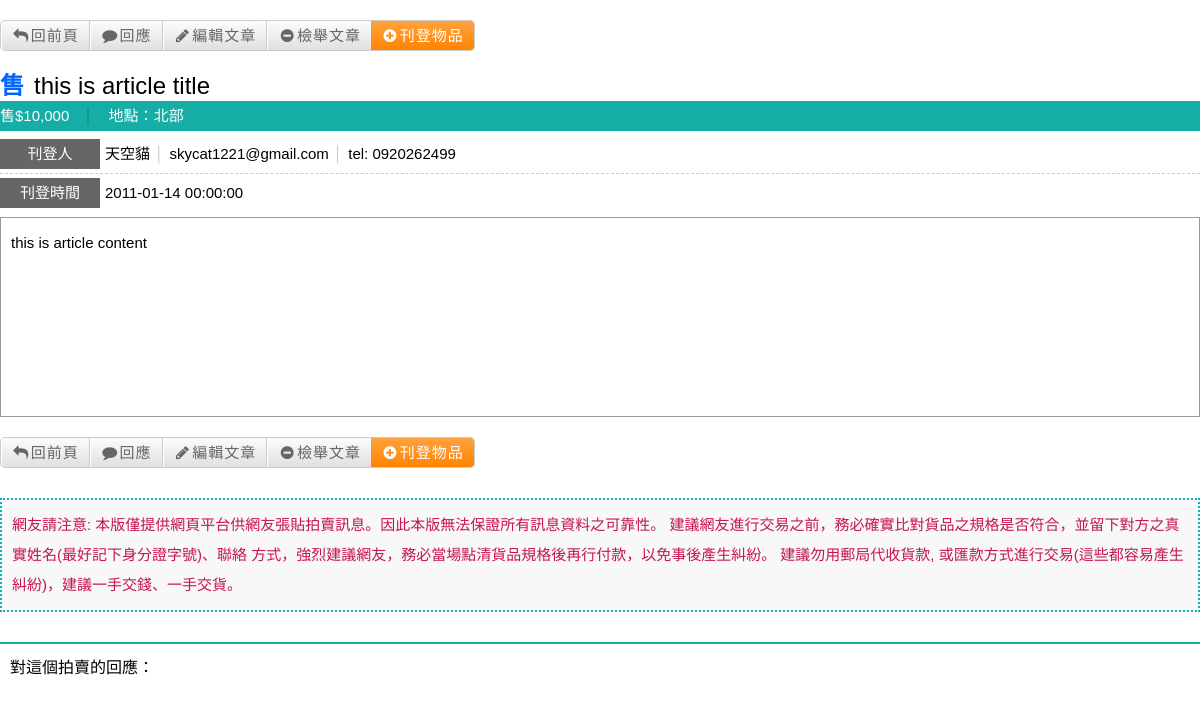
/sh_article.php?article_id=1, run on an earlier commit of the app's database.
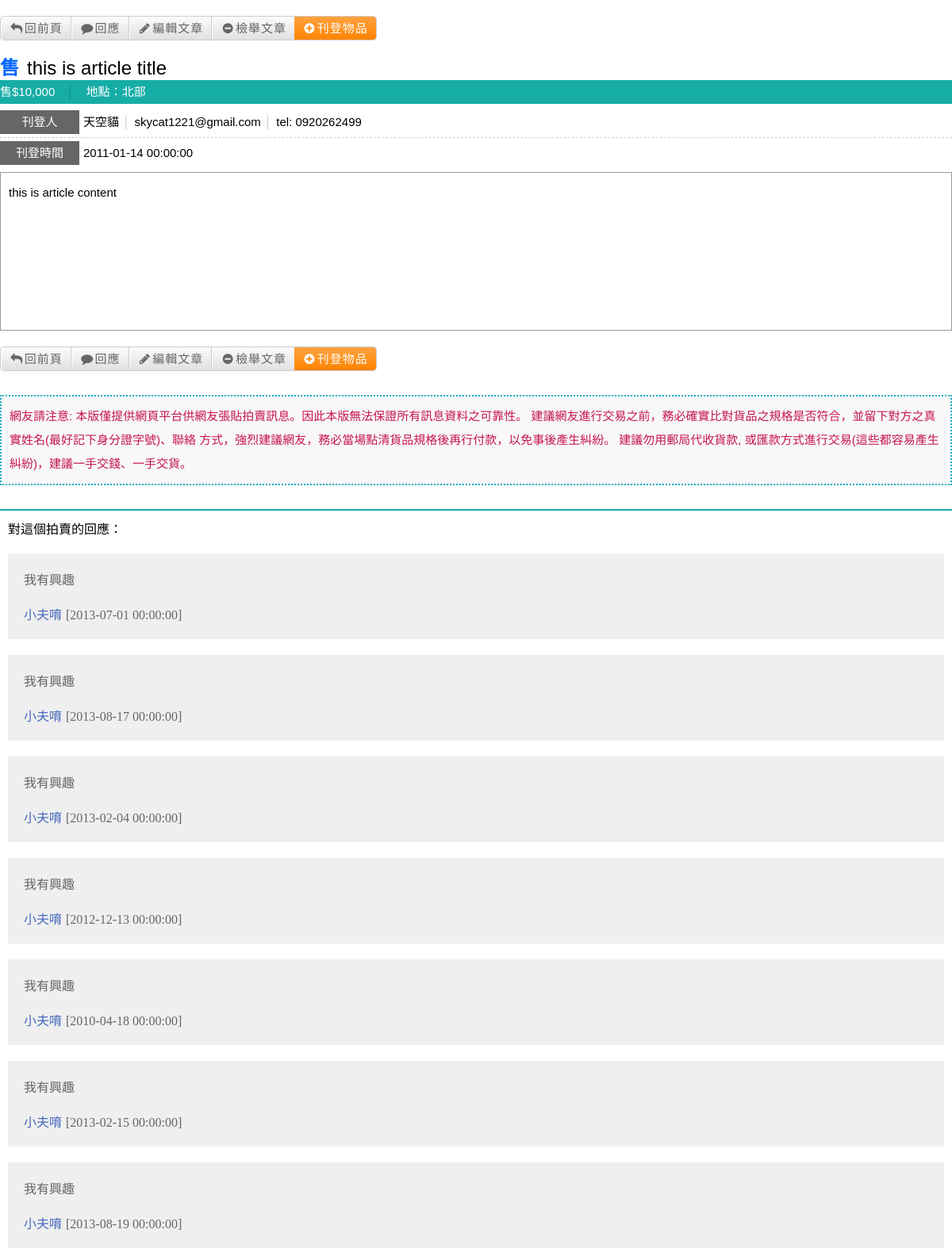
And on a later commit of the database.
### tables this page shows
CREATE TABLE IF NOT EXISTS `tblArticle` (
  `article_id` int(10) unsigned NOT NULL AUTO_INCREMENT,
  `user_id` int(10) unsigned NOT NULL,
  `sh_sub_category_id` int(10) unsigned NOT NULL,
  `article_title` varchar(128) DEFAULT NULL,
  `article_content` text,
  `article_sh_trade_status` int(10) unsigned NOT NULL,
  `article_sh_price` int(10) unsigned NOT NULL,
  `article_sh_area` int(10) unsigned NOT NULL,
  `article_email` varchar(254) DEFAULT NULL,
  `article_phone_number` char(10) DEFAULT NULL,
  `article_img_url1` varchar(2000) DEFAULT NULL,
  `article_img_url2` varchar(2000) DEFAULT NULL,
  `article_create_time` datetime NOT NULL,
  `article_update_time` datetime NOT NULL,
  PRIMARY KEY (`article_id`)
);

CREATE TABLE IF NOT EXISTS `tblReply` (
  `reply_id` int(10) unsigned NOT NULL AUTO_INCREMENT,
  `article_id` int(10) unsigned NOT NULL,
  `user_id` int(10) unsigned NOT NULL,
  `reply_content` text NOT NULL,
  `reply_create_time` datetime NOT NULL,
  `reply_update_time` datetime NOT NULL,
  PRIMARY KEY (`reply_id`)
);

### common.inc.php (called while the page is built, shortened)
<?php
require_once("shdb.inc.php");
$area_names = array(1 => "北部", 2 => "中部", 3 => "南部", 4 => "花東", 5 => "離島", 9 => "其他");
$trade_status_names = array(1 => "售", 2 => "徵", 3 => "交換", 4 => "團購");
?>

### shdb.inc.php (called while the page is built, shortened)
<?php
class DB {
	private static $_db;
	private function __construct() {
		try {
			self::$_db = new PDO("mysql:host=localhost;dbname=dcview;charset=UTF8", "root", "9999");
			self::$_db->setAttribute(PDO::ATTR_ERRMODE, PDO::ERRMODE_EXCEPTION);
		} catch (PDOException $e) {
			echo "Connection failed: ".$e->getMessage();
		}
	}
	public static function getPDO() {
		return self::$_db;
	}
}
class RecordModel {
	private $_tableName = "";
	public function __construct($tableName, $primaryKeyName) {
		$this->_tableName = $tableName;
	}
	public function read($fields, $cond = array(), $limit = "", $offset = "") {
		if (is_array($fields) && count($fields) > 0) {
			$fields = implode(",", $fields);
		} else {
			$fields = "*";
		}
		$cond_clause = "";
		if (is_array($cond) && count($cond) > 0) {
			$cond_clause = "WHERE ".implode(" AND ", array_keys($cond));
		}
		$limit_clause = "";
		$sql = "SELECT $fields FROM {$this->_tableName} $cond_clause $limit_clause";
		try {
			$ps = DB::getPDO()->prepare($sql);
			$ps->execute(array_values($cond));
			return $ps->fetchAll(PDO::FETCH_ASSOC);
		} catch (PDOException $e) {
			echo $e->getMessage();
		}
	}
}
?>

### sh_article.php (the view, shortened to what this page needs)
<?php
require_once("common.inc.php");
if (isset($_GET["article_id"])) {
	$article_id = (int)$_GET["article_id"];
	$ta = new TblArticle();
	$fields = array("*");
	$cond = array("article_id = ?" => $article_id);
	$article_record = $ta->read($fields, $cond);
	if (count($article_record) == 1) {
		$article_record = $article_record[0];
	} else {
		exit();
	}
}
?>
<!DOCTYPE html PUBLIC "-//W3C//DTD XHTML 1.0 Transitional//EN" "http://www.w3.org/TR/xhtml1/DTD/xhtml1-transitional.dtd">
<html xmlns="http://www.w3.org/1999/xhtml">
<head>
<link rel="stylesheet" href="css/kickstart.css" media="all" />
<link rel="stylesheet" href="css/form_style.css" media="all" />
</head>
<body>
<div class="button_style">
<ul class="button-bar">
<li><a href="<?php echo (isset($_SERVER["HTTP_REFERER"])) ? $_SERVER["HTTP_REFERER"]: "sh_list.php"; ?>"><i class="icon-reply"></i>回前頁</a></li>
<li><a href=""><i class="icon-comment"></i>回應</a></li>
<li><a href=""><i class="icon-pencil"></i>編輯文章</a></li>
<li><a href=""><i class=" icon-minus-sign"></i>檢舉文章</a></li>
<li class="last"><a href="sh_post.php"><i class="icon-plus-sign"></i>刊登物品</a></li>
</ul>
</div>
<div class="p_content">
<h3><span><?php echo $trade_status_names[$article_record["article_sh_trade_status"]]; ?></span><?php echo $article_record["article_title"]; ?></h3>
<ul class="title">
<li>售$<?php echo number_format($article_record["article_sh_price"]); ?><span class="symbo2">│</span></li>
<li>地點：<?php echo $area_names[$article_record["article_sh_area"]]; ?></li>
</ul>
<div class="title01">
<ul>
<li class="po">刊登人</li>
<li>天空貓<span class="symbol">│</span></li>
<li>skycat1221@gmail.com<span class="symbol">│</span></li>
<li>tel: 0920262499</li>
</ul>
</div>
<div class="title01_1">
<ul>
<li class="po">刊登時間</li>
<li><?php echo $article_record["article_create_time"]; ?></li>
</ul>
</div>
<div class="title02">
<p><?php echo nl2br($article_record["article_content"]); ?></p>
</div>
<div class="button_style">
<ul class="button-bar">
<li><a href="<?php echo (isset($_SERVER["HTTP_REFERER"])) ? $_SERVER["HTTP_REFERER"]: "sh_list.php"; ?>"><i class="icon-reply"></i>回前頁</a></li>
<li><a href=""><i class="icon-comment"></i>回應</a></li>
<li><a href=""><i class="icon-pencil"></i>編輯文章</a></li>
<li><a href=""><i class=" icon-minus-sign"></i>檢舉文章</a></li>
<li class="last"><a href="sh_post.php"><i class="icon-plus-sign"></i>刊登物品</a></li>
</ul>
</div>
<div class="title03">
<p>網友請注意:
本版僅提供網頁平台供網友張貼拍賣訊息。因此本版無法保證所有訊息資料之可靠性。
建議網友進行交易之前，務必確實比對貨品之規格是否符合，並留下對方之真實姓名(最好記下身分證字號)、聯絡 方式，強烈建議網友，務必當場點清貨品規格後再行付款，以免事後產生糾紛。
建議勿用郵局代收貨款, 或匯款方式進行交易(這些都容易產生糾紛)，建議一手交錢、一手交貨。</p>
</div>
<div class="title04">
<span>對這個拍賣的回應：</span>
<?php
$tr = new TblReply();
$fields = array("user_id", "reply_content", "reply_create_time");
$cond = array("article_id = ?" => $article_id);
$reply_list = $tr->read($fields, $cond);
foreach ($reply_list as $value) {
echo <<<EOT
<ul>
<li class="first">{$value["reply_content"]}</li>
<li>小夫唷<span>[{$value["reply_create_time"]}]</span></li>
</ul>
EOT;
}
?>
</div>
</body>
</html>

### css/kickstart.css (style rules this page uses)
* { -webkit-box-sizing: border-box; -moz-box-sizing: border-box; box-sizing: border-box; }
a { color:#6e6e6e; text-decoration:none; letter-spacing:1px; }
a [class^="icon-"] { color:inherit;text-decoration:none; }
h1,h2,h3,h4,h5,h6 { font-weight:bold; line-height:140%; }
h3 { font:24px/30px "微軟正黑體", Arial, Helvetica, sans-serif; color:#000; }
h3 span { color:#06F; padding-right:10px; font-weight:bold; }
p { margin:10px 0; }
ul, ol { padding:0; margin:0 0 20px 25px; }
li { padding:5px 0; margin:0; }

### css/form_style.css (style rules this page uses)
.p_content { margin-top:20px; }
.p_content ul.title { height:30px; background-color:#16ADA6; color:#FFF; font:15px/30px "微軟正黑體", Arial, Helvetica, sans-serif; margin-bottom:8px; }
.p_content ul.title span.symbo2 { color:#0b8c86; padding:0 15px; }
.p_content ul.title li { float:left; }
.p_content .title01 { height:35px; margin-top:4px; border-bottom:1px #CCCCCC dashed; }
.p_content .title01 ul { height:30px; }
.p_content .title01 ul li { float:left; height:30px; font:15px/30px "微軟正黑體", Arial, Helvetica, sans-serif; }
.p_content .title01 ul li.po { width:100px; height:30px; background-color:#666; color:#FFF; text-align:center; margin-right:5px; }
.p_content .title01 ul li span.symbol { color:#CCC; padding:0 5px; }
.p_content .title01_1 { height:35px; margin-top:4px; }
.p_content .title01_1 ul { height:30px; }
.p_content .title01_1 ul li { float:left; height:30px; font:15px/30px "微軟正黑體", Arial, Helvetica, sans-serif; }
.p_content .title01_1 ul li.po { width:100px; height:30px; background-color:#666; color:#FFF; text-align:center; margin-right:5px; }
.p_content .title02 { margin-top:4px; border:1px solid #999; height:200px; padding:10px 10px; }
.p_content .title02 p { font:15px/30px "微軟正黑體", Arial, Helvetica, sans-serif; }
.p_content .title03 { margin-top:30px; padding:10px 10px; color:#c61553; background-color:#f8f8f8; border:2px dotted #0caec6; }
.p_content .title03 p { font:15px/30px "微軟正黑體", Arial, Helvetica, sans-serif; }
.p_content .title04 { margin-top:30px; padding:10px 10px; border-top:2px solid #16ADA6; }
.p_content .title04 ul { height:auto; margin-top:20px; background-color:#EFEFEF; padding:20px 20px; }
.p_content .title04 ul li.first { padding-bottom:20px;color:#666; }
.p_content .title04 ul li { color:#4468BD; }
.p_content .title04 ul li span { color:#666; padding-left:5px; }
.button_style { margin-top:20px; }

### css/kickstart-forms.css (style rules this page uses)
input[type="text"], textarea, button, a.button, a, input[type="file"] { -moz-transition: -moz-box-shadow 0.5s, border 0.5s, background 0.5s; -webkit-transition: -webkit-box-shadow 0.5s, border 0.5s, background 0.5s; -o-transition: box-shadow 0.5s, border 0.5s, background 0.5s; transition: box-shadow 0.5s, border 0.5s, background 0.5s; }

What changed in the data, as far as the page shows it:
added tblreply: reply_content "我有興趣", reply_create_time "2013-07-01 00:00:00"
added tblreply: reply_content "我有興趣", reply_create_time "2013-08-17 00:00:00"
added tblreply: reply_content "我有興趣", reply_create_time "2013-02-04 00:00:00"
added tblreply: reply_content "我有興趣", reply_create_time "2012-12-13 00:00:00"
added tblreply: reply_content "我有興趣", reply_create_time "2010-04-18 00:00:00"
added tblreply: reply_content "我有興趣", reply_create_time "2013-02-15 00:00:00"
added tblreply: reply_content "我有興趣", reply_create_time "2013-08-19 00:00:00"
